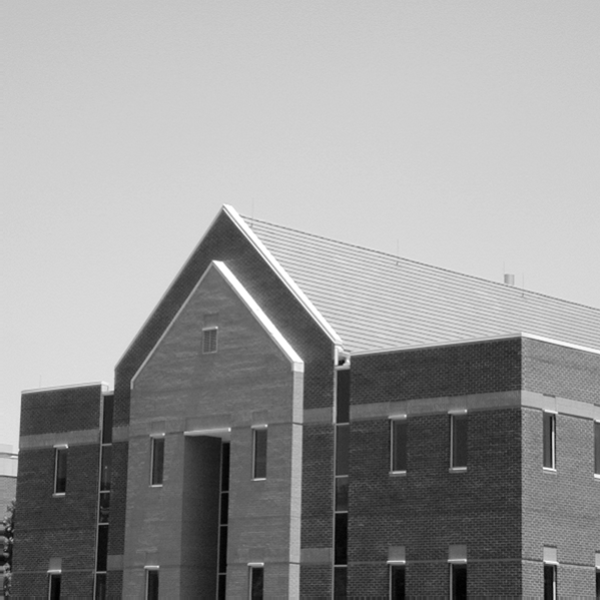
//> input picture OpenCV_On_JetsonNano/10_Image_Derivatives_and_Edge_Detection/images/Fig04_house.tif, 600 x 600 px
$ ./ScharrDerivatives   (built with g++ and OpenCV 4)
//> lines starting //> are read from the running program, lines starting //| are printed output that depends on the picture
#include <iostream>
#include <opencv2/core/core.hpp>
#include <opencv2/highgui/highgui.hpp>
#include <opencv2/imgproc/imgproc.hpp>

using namespace std;
using namespace cv;

int main()
{
    Mat input_image = imread("images/Fig04_house.tif", IMREAD_GRAYSCALE);
//> input_image is the input picture: 600 rows x 600 cols, CV_8UC1; min 0, max 255, mean 152.8
    Mat sobel_filtered_horizontal, sobel_filtered_vertical;
    Mat horizontal_der_scaled, vertical_der_scaled;

    Scharr(input_image, sobel_filtered_horizontal, -1, 1, 0);
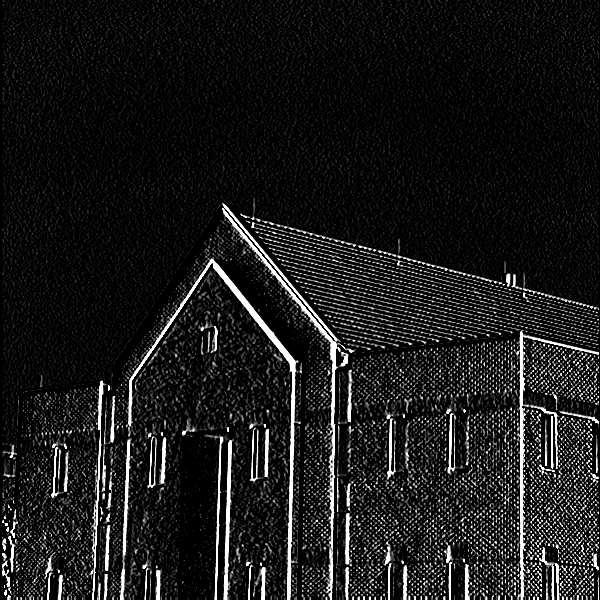
//> sobel_filtered_horizontal: 600 rows x 600 cols, CV_8UC1; min 0, max 255, mean 26.4
    Scharr(input_image, sobel_filtered_vertical, -1, 0, 1);
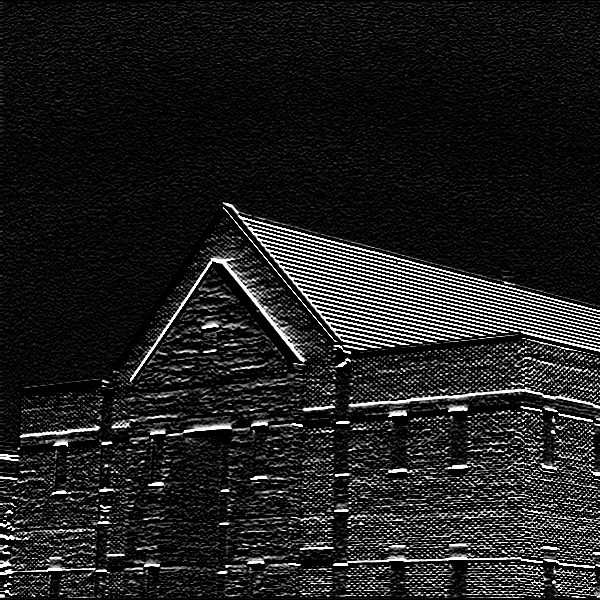
//> sobel_filtered_vertical: 600 rows x 600 cols, CV_8UC1; min 0, max 255, mean 31.4

    imshow("Horizontal_Derivative", sobel_filtered_horizontal);
    imshow("Vertical_Derivative", sobel_filtered_vertical);
    waitKey(0);

    return 0;
}
